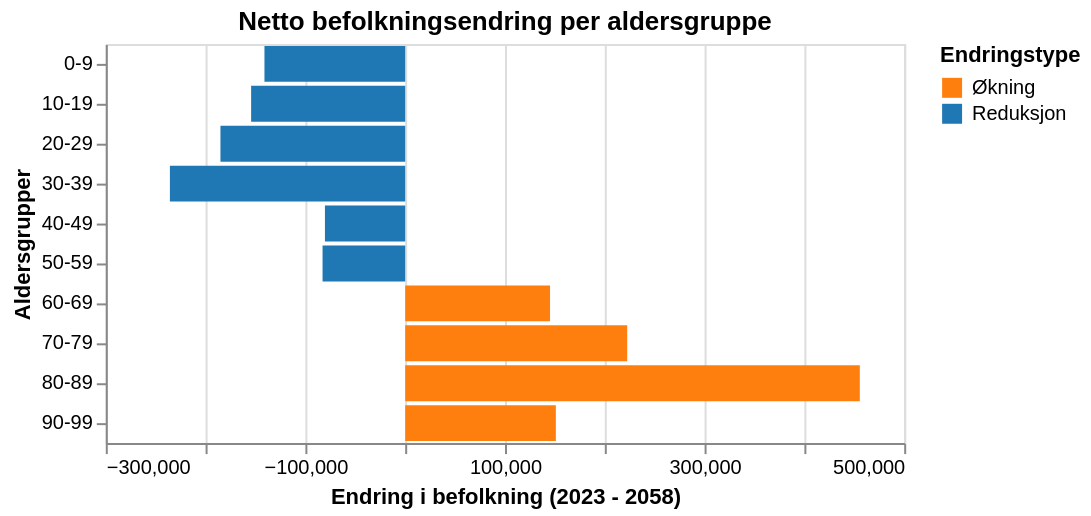

Notebook code for this chart:
### Code cell
# 3. Difference Chart
grouped_data['diff'] = grouped_data['pop_2058'] - grouped_data['pop_2023']
grouped_data['change_type'] = grouped_data['diff'].apply(lambda x: 'Økning' if x > 0 else 'Reduksjon')

diff_chart = alt.Chart(grouped_data).mark_bar().encode(
    x=alt.X('diff:Q', title='Endring i befolkning (2023 - 2058)'),
    y=alt.Y('alder_bins:N', sort=age_order, title='Aldersgrupper'),
    color=alt.Color('change_type:N', scale=alt.Scale(domain=['Økning', 'Reduksjon'], range=[colors_tfr[1], colors_tfr[0]]), title='Endringstype'),
    tooltip=['alder_bins', 'diff']
).properties(
    title='Netto befolkningsendring per aldersgruppe',
    width=400
).interactive()

# Display both
(diff_chart)

### Figure 1 — Vega-Lite specification as saved in the notebook (floating-point values rounded to 4 significant figures)
{"config": {"view": {"continuousWidth": 300, "continuousHeight": 300}}, "data": {"name": "data-fa3a89b0355db92a3dce3fae3976d0eb"}, "mark": {"type": "bar"}, "encoding": {"color": {"field": "change_type", "scale": {"domain": ["Økning", "Reduksjon"], "range": ["#ff7f0e", "#1f77b4"]}, "title": "Endringstype", "type": "nominal"}, "tooltip": [{"field": "alder_bins", "type": "ordinal"}, {"field": "diff", "type": "quantitative"}], "x": {"field": "diff", "title": "Endring i befolkning (2023 - 2058)", "type": "quantitative"}, "y": {"field": "alder_bins", "sort": ["0-9", "10-19", "20-29", "30-39", "40-49", "50-59", "60-69", "70-79", "80-89", "90-99"], "title": "Aldersgrupper", "type": "nominal"}}, "params": [{"name": "param_1e9efca18e7a2868", "select": {"type": "interval", "encodings": ["x", "y"]}, "bind": "scales"}], "title": "Netto befolkningsendring per aldersgruppe", "width": 400, "$schema": "https://vega.github.io/schema/vega-lite/v6.1.0.json", "datasets": {"data-fa3a89b0355db92a3dce3fae3976d0eb": [{"alder_bins": "0-9", "pop_2023": 584400.0, "pop_2058": 443400.0, "diff": -141000.0, "change_type": "Reduksjon"}, {"alder_bins": "10-19", "pop_2023": 657000.0, "pop_2058": 502700.0, "diff": -154400.0, "change_type": "Reduksjon"}, {"alder_bins": "20-29", "pop_2023": 702200.0, "pop_2058": 517100.0, "diff": -185100.0, "change_type": "Reduksjon"}, {"alder_bins": "30-39", "pop_2023": 765300.0, "pop_2058": 529600.0, "diff": -235800.0, "change_type": "Reduksjon"}, {"alder_bins": "40-49", "pop_2023": 715800.0, "pop_2058": 635400.0, "diff": -80410.0, "change_type": "Reduksjon"}, {"alder_bins": "50-59", "pop_2023": 736700.0, "pop_2058": 653900.0, "diff": -82790.0, "change_type": "Reduksjon"}, {"alder_bins": "60-69", "pop_2023": 604800.0, "pop_2058": 749900.0, "diff": 145100.0, "change_type": "Økning"}, {"alder_bins": "70-79", "pop_2023": 476400.0, "pop_2058": 698900.0, "diff": 222400.0, "change_type": "Økning"}, {"alder_bins": "80-89", "pop_2023": 200400.0, "pop_2058": 655900.0, "diff": 455500.0, "change_type": "Økning"}, {"alder_bins": "90-99", "pop_2023": 44710.0, "pop_2058": 195700.0, "diff": 151000.0, "change_type": "Økning"}]}}
